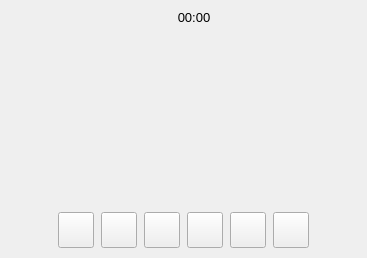
<?xml version="1.0" encoding="UTF-8"?>
<ui version="4.0">
 <class>RecordOverlay</class>
 <widget class="QWidget" name="RecordOverlay">
  <property name="geometry">
   <rect>
    <x>0</x>
    <y>0</y>
    <width>367</width>
    <height>258</height>
   </rect>
  </property>
  <property name="sizePolicy">
   <sizepolicy hsizetype="MinimumExpanding" vsizetype="MinimumExpanding">
    <horstretch>0</horstretch>
    <verstretch>0</verstretch>
   </sizepolicy>
  </property>
  <property name="windowTitle">
   <string>Form</string>
  </property>
  <property name="styleSheet">
   <string notr="true"/>
  </property>
  <property name="pixRedDot" stdset="0">
   <pixmap resource="../../resources/ressources.qrc">:/images/icons/av_icons/fiber_manual_record-24px.svg</pixmap>
  </property>
  <layout class="QVBoxLayout" name="verticalLayout">
   <property name="spacing">
    <number>0</number>
   </property>
   <property name="leftMargin">
    <number>0</number>
   </property>
   <property name="topMargin">
    <number>0</number>
   </property>
   <property name="rightMargin">
    <number>0</number>
   </property>
   <property name="bottomMargin">
    <number>0</number>
   </property>
   <item>
    <layout class="QHBoxLayout" name="horizontalLayout_4" stretch="1,0,1,1,1">
     <property name="spacing">
      <number>0</number>
     </property>
     <property name="topMargin">
      <number>5</number>
     </property>
     <item>
      <spacer name="horizontalSpacer_3">
       <property name="orientation">
        <enum>Qt::Horizontal</enum>
       </property>
       <property name="sizeType">
        <enum>QSizePolicy::MinimumExpanding</enum>
       </property>
       <property name="sizeHint" stdset="0">
        <size>
         <width>10</width>
         <height>20</height>
        </size>
       </property>
      </spacer>
     </item>
     <item>
      <layout class="QHBoxLayout" name="horizontalLayout_2">
       <property name="spacing">
        <number>0</number>
       </property>
       <property name="topMargin">
        <number>3</number>
       </property>
       <item>
        <widget class="Blinkable" name="redDotBlinkable" native="true">
         <property name="sizePolicy">
          <sizepolicy hsizetype="MinimumExpanding" vsizetype="MinimumExpanding">
           <horstretch>0</horstretch>
           <verstretch>0</verstretch>
          </sizepolicy>
         </property>
         <property name="minimumSize">
          <size>
           <width>12</width>
           <height>12</height>
          </size>
         </property>
         <property name="maximumSize">
          <size>
           <width>12</width>
           <height>12</height>
          </size>
         </property>
        </widget>
       </item>
      </layout>
     </item>
     <item>
      <spacer name="horizontalSpacer_7">
       <property name="orientation">
        <enum>Qt::Horizontal</enum>
       </property>
       <property name="sizeType">
        <enum>QSizePolicy::Fixed</enum>
       </property>
       <property name="sizeHint" stdset="0">
        <size>
         <width>8</width>
         <height>20</height>
        </size>
       </property>
      </spacer>
     </item>
     <item>
      <widget class="QLabel" name="timerLabel">
       <property name="sizePolicy">
        <sizepolicy hsizetype="MinimumExpanding" vsizetype="MinimumExpanding">
         <horstretch>0</horstretch>
         <verstretch>0</verstretch>
        </sizepolicy>
       </property>
       <property name="minimumSize">
        <size>
         <width>40</width>
         <height>24</height>
        </size>
       </property>
       <property name="maximumSize">
        <size>
         <width>50</width>
         <height>24</height>
        </size>
       </property>
       <property name="font">
        <font>
         <pointsize>10</pointsize>
        </font>
       </property>
       <property name="text">
        <string>00:00</string>
       </property>
       <property name="alignment">
        <set>Qt::AlignCenter</set>
       </property>
      </widget>
     </item>
     <item>
      <spacer name="horizontalSpacer_4">
       <property name="orientation">
        <enum>Qt::Horizontal</enum>
       </property>
       <property name="sizeType">
        <enum>QSizePolicy::MinimumExpanding</enum>
       </property>
       <property name="sizeHint" stdset="0">
        <size>
         <width>10</width>
         <height>20</height>
        </size>
       </property>
      </spacer>
     </item>
    </layout>
   </item>
   <item>
    <spacer name="verticalSpacer">
     <property name="orientation">
      <enum>Qt::Vertical</enum>
     </property>
     <property name="sizeHint" stdset="0">
      <size>
       <width>20</width>
       <height>82</height>
      </size>
     </property>
    </spacer>
   </item>
   <item>
    <widget class="QLabel" name="volumeMeterDisplayLabel">
     <property name="sizePolicy">
      <sizepolicy hsizetype="MinimumExpanding" vsizetype="MinimumExpanding">
       <horstretch>0</horstretch>
       <verstretch>0</verstretch>
      </sizepolicy>
     </property>
     <property name="text">
      <string/>
     </property>
    </widget>
   </item>
   <item>
    <spacer name="verticalSpacer_2">
     <property name="orientation">
      <enum>Qt::Vertical</enum>
     </property>
     <property name="sizeHint" stdset="0">
      <size>
       <width>20</width>
       <height>83</height>
      </size>
     </property>
    </spacer>
   </item>
   <item>
    <layout class="QHBoxLayout" name="horizontalLayout">
     <property name="spacing">
      <number>7</number>
     </property>
     <property name="sizeConstraint">
      <enum>QLayout::SetDefaultConstraint</enum>
     </property>
     <property name="bottomMargin">
      <number>10</number>
     </property>
     <item>
      <spacer name="horizontalSpacer">
       <property name="orientation">
        <enum>Qt::Horizontal</enum>
       </property>
       <property name="sizeType">
        <enum>QSizePolicy::MinimumExpanding</enum>
       </property>
       <property name="sizeHint" stdset="0">
        <size>
         <width>50</width>
         <height>20</height>
        </size>
       </property>
      </spacer>
     </item>
     <item>
      <widget class="OverlayButton" name="recordOverlayRerecordBtn">
       <property name="minimumSize">
        <size>
         <width>36</width>
         <height>36</height>
        </size>
       </property>
       <property name="maximumSize">
        <size>
         <width>36</width>
         <height>36</height>
        </size>
       </property>
       <property name="toolTip">
        <string>Re-record Video</string>
       </property>
       <property name="iconSize">
        <size>
         <width>24</width>
         <height>24</height>
        </size>
       </property>
       <property name="checkable">
        <bool>false</bool>
       </property>
       <property name="originPix" stdset="0">
        <pixmap resource="../../resources/ressources.qrc">:/images/icons/av_icons/re-record-24px.svg</pixmap>
       </property>
       <property name="checkedPix" stdset="0">
        <pixmap resource="../../resources/ressources.qrc">:/images/icons/av_icons/re-record-24px.svg</pixmap>
       </property>
       <property name="tintColor" stdset="0">
        <color>
         <red>0</red>
         <green>170</green>
         <blue>255</blue>
        </color>
       </property>
      </widget>
     </item>
     <item>
      <widget class="OverlayButton" name="recordOverlayStartOrFinishRecordingBtn">
       <property name="minimumSize">
        <size>
         <width>36</width>
         <height>36</height>
        </size>
       </property>
       <property name="maximumSize">
        <size>
         <width>36</width>
         <height>36</height>
        </size>
       </property>
       <property name="text">
        <string/>
       </property>
       <property name="iconSize">
        <size>
         <width>24</width>
         <height>24</height>
        </size>
       </property>
       <property name="checkable">
        <bool>true</bool>
       </property>
       <property name="originPix" stdset="0">
        <pixmap resource="../../resources/ressources.qrc">:/images/icons/av_icons/fiber_manual_record-24px.svg</pixmap>
       </property>
       <property name="checkedPix" stdset="0">
        <pixmap resource="../../resources/ressources.qrc">:/images/icons/av_icons/stop-24px-red.svg</pixmap>
       </property>
       <property name="tintColor" stdset="0">
        <color>
         <red>244</red>
         <green>163</green>
         <blue>0</blue>
        </color>
       </property>
      </widget>
     </item>
     <item>
      <widget class="OverlayButton" name="recordOverlayDeleteBtn">
       <property name="minimumSize">
        <size>
         <width>36</width>
         <height>36</height>
        </size>
       </property>
       <property name="maximumSize">
        <size>
         <width>36</width>
         <height>36</height>
        </size>
       </property>
       <property name="toolTip">
        <string>Delete Recorded File</string>
       </property>
       <property name="iconSize">
        <size>
         <width>24</width>
         <height>24</height>
        </size>
       </property>
       <property name="checkable">
        <bool>false</bool>
       </property>
       <property name="originPix" stdset="0">
        <pixmap resource="../../resources/ressources.qrc">:/images/icons/av_icons/delete-24px.svg</pixmap>
       </property>
       <property name="checkedPix" stdset="0">
        <pixmap resource="../../resources/ressources.qrc">:/images/icons/av_icons/delete-24px.svg</pixmap>
       </property>
       <property name="tintColor" stdset="0">
        <color>
         <red>0</red>
         <green>170</green>
         <blue>255</blue>
        </color>
       </property>
      </widget>
     </item>
     <item>
      <widget class="OverlayButton" name="recordOverlayPlayBtn">
       <property name="minimumSize">
        <size>
         <width>36</width>
         <height>36</height>
        </size>
       </property>
       <property name="maximumSize">
        <size>
         <width>36</width>
         <height>36</height>
        </size>
       </property>
       <property name="toolTip">
        <string>Play Recorded Video</string>
       </property>
       <property name="iconSize">
        <size>
         <width>24</width>
         <height>24</height>
        </size>
       </property>
       <property name="checkable">
        <bool>true</bool>
       </property>
       <property name="originPix" stdset="0">
        <pixmap resource="../../resources/ressources.qrc">:/images/icons/av_icons/play_circle_outline-24px.svg</pixmap>
       </property>
       <property name="checkedPix" stdset="0">
        <pixmap resource="../../resources/ressources.qrc">:/images/icons/av_icons/pause-24px.svg</pixmap>
       </property>
       <property name="tintColor" stdset="0">
        <color>
         <red>0</red>
         <green>170</green>
         <blue>255</blue>
        </color>
       </property>
      </widget>
     </item>
     <item>
      <widget class="OverlayButton" name="recordOverlaySendBtn">
       <property name="minimumSize">
        <size>
         <width>36</width>
         <height>36</height>
        </size>
       </property>
       <property name="maximumSize">
        <size>
         <width>36</width>
         <height>36</height>
        </size>
       </property>
       <property name="toolTip">
        <string>Send Recorded Video</string>
       </property>
       <property name="iconSize">
        <size>
         <width>24</width>
         <height>24</height>
        </size>
       </property>
       <property name="checkable">
        <bool>false</bool>
       </property>
       <property name="originPix" stdset="0">
        <pixmap resource="../../resources/ressources.qrc">:/images/icons/av_icons/send-24px.svg</pixmap>
       </property>
       <property name="checkedPix" stdset="0">
        <pixmap resource="../../resources/ressources.qrc">:/images/icons/av_icons/send-24px.svg</pixmap>
       </property>
       <property name="tintColor" stdset="0">
        <color>
         <red>0</red>
         <green>170</green>
         <blue>255</blue>
        </color>
       </property>
      </widget>
     </item>
     <item>
      <widget class="OverlayButton" name="recordOverlayStopPlayingBtn">
       <property name="minimumSize">
        <size>
         <width>36</width>
         <height>36</height>
        </size>
       </property>
       <property name="maximumSize">
        <size>
         <width>36</width>
         <height>36</height>
        </size>
       </property>
       <property name="toolTip">
        <string>Stop Play Recorded Video</string>
       </property>
       <property name="text">
        <string/>
       </property>
       <property name="iconSize">
        <size>
         <width>24</width>
         <height>24</height>
        </size>
       </property>
       <property name="checkable">
        <bool>false</bool>
       </property>
       <property name="originPix" stdset="0">
        <pixmap resource="../../resources/ressources.qrc">:/images/icons/av_icons/stop-24px.svg</pixmap>
       </property>
       <property name="checkedPix" stdset="0">
        <pixmap resource="../../resources/ressources.qrc">:/images/icons/av_icons/stop-24px.svg</pixmap>
       </property>
       <property name="tintColor" stdset="0">
        <color>
         <red>0</red>
         <green>170</green>
         <blue>255</blue>
        </color>
       </property>
      </widget>
     </item>
     <item>
      <spacer name="horizontalSpacer_2">
       <property name="orientation">
        <enum>Qt::Horizontal</enum>
       </property>
       <property name="sizeType">
        <enum>QSizePolicy::MinimumExpanding</enum>
       </property>
       <property name="sizeHint" stdset="0">
        <size>
         <width>50</width>
         <height>20</height>
        </size>
       </property>
      </spacer>
     </item>
    </layout>
   </item>
  </layout>
 </widget>
 <customwidgets>
  <customwidget>
   <class>OverlayButton</class>
   <extends>QPushButton</extends>
   <header>../mainwindow/overlaybutton.h</header>
  </customwidget>
  <customwidget>
   <class>Blinkable</class>
   <extends>QWidget</extends>
   <header>../misc/widgethelpers.h</header>
   <container>1</container>
  </customwidget>
 </customwidgets>
 <resources>
  <include location="../../resources/ressources.qrc"/>
 </resources>
 <connections/>
</ui>
